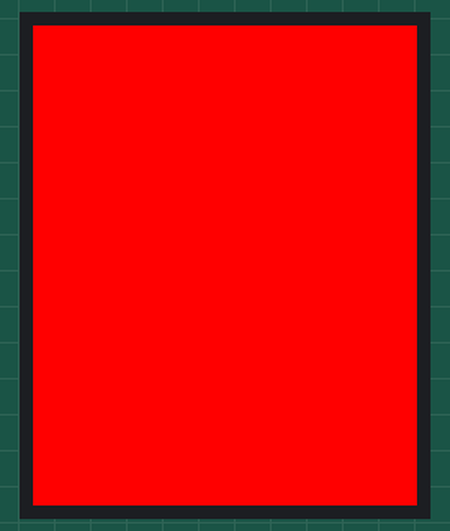
Recording of a sketch running on a simulated Arduino Uno, built with avr-gcc and run on an emulated ATmega328P. Parts: 128×160 colour display. What the sketch prints to the serial monitor is not drawn.

Above: at 0.7 s.
At 1.6 s:
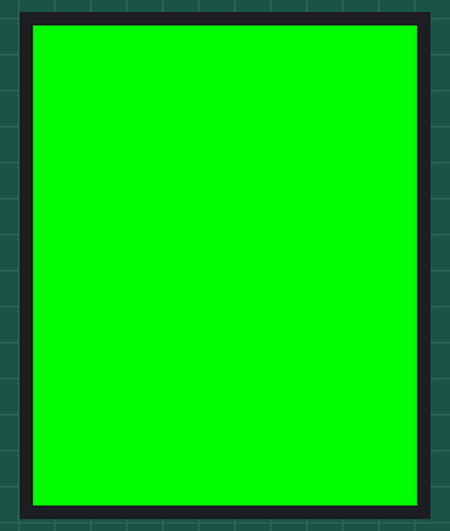
At 2.5 s:
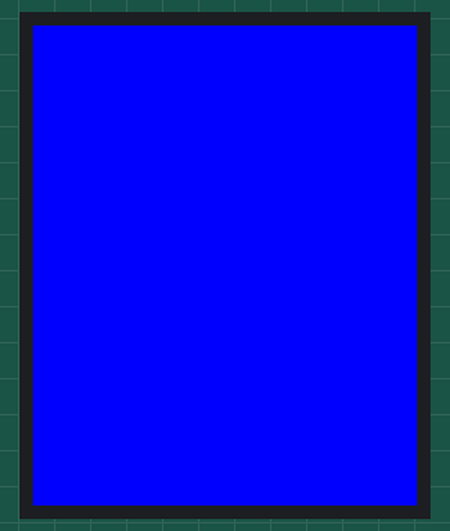
At 3.5 s:
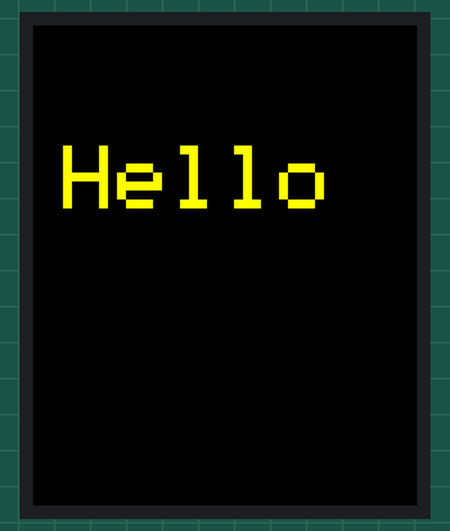

Measured:
- by itself, everything shown: repeats every 4.3 s, in 4 steps
- what the display in image 0 shows lasts 1.0 s, from 0.6 s to 1.6 s
- what the display in image 3 shows lasts 1.5 s, from 3.4 s to 4.9 s

The sketch:

LastTest.ino
```cpp
/*  LastTest.ino  --  the ONE untried path: Arduino_GFX library + clone drivers.
 *
 *  We only ever used the Adafruit library. This uses a DIFFERENT library
 *  (Arduino_GFX by moononournation) and tries the CLONE controllers that cheap
 *  red "128x160 ST7735" modules sometimes really are (GC9106 / ILI9163 / ST7735).
 *
 *  INSTALL FIRST: Arduino IDE -> Library Manager -> search "GFX Library for
 *  Arduino" (by moononournation) -> Install (and Install All dependencies).
 *
 *  Software-SPI bus on the proven pins: DC=5, CS=10, SCK=12, MOSI=11, RST=4.
 *
 *  TRY each driver below by leaving ONE line uncommented at a time, upload,
 *  watch the screen. If ANY shows real RED/GREEN/BLUE (even offset/garbled),
 *  it's a clone and we've revived it -> STOP and tell me which line worked.
 */

#include <Arduino_GFX_Library.h>

Arduino_DataBus *bus = new Arduino_SWSPI(5 /*DC*/, 10 /*CS*/, 12 /*SCK*/, 11 /*MOSI*/, GFX_NOT_DEFINED /*MISO*/);

// ---- Uncomment ONE of these at a time, upload, look at the screen ----
Arduino_GFX *gfx = new Arduino_ST7735(bus, 4 /*RST*/, 0, false, 128, 160, 0, 0, 0, 0, true /*bgr*/);
// Arduino_GFX *gfx = new Arduino_ILI9163(bus, 4 /*RST*/, 0, 128, 160);
// Arduino_GFX *gfx = new Arduino_GC9106(bus, 4 /*RST*/, 0, true /*IPS*/);

void setup() {
  Serial.begin(115200); delay(500); Serial.println();
  Serial.println(">>> Arduino_GFX last test. begin()...");
  if (!gfx->begin(8000000)) Serial.println(">>> gfx->begin FAILED");
  Serial.println(">>> begin done, cycling colors.");
}

void loop() {
  gfx->fillScreen(RED);   delay(900);
  gfx->fillScreen(GREEN); delay(900);
  gfx->fillScreen(BLUE);  delay(900);
  gfx->fillScreen(BLACK);
  gfx->setCursor(10, 40); gfx->setTextColor(YELLOW); gfx->setTextSize(3);
  gfx->println("Hello");
  delay(1500);
}
```
